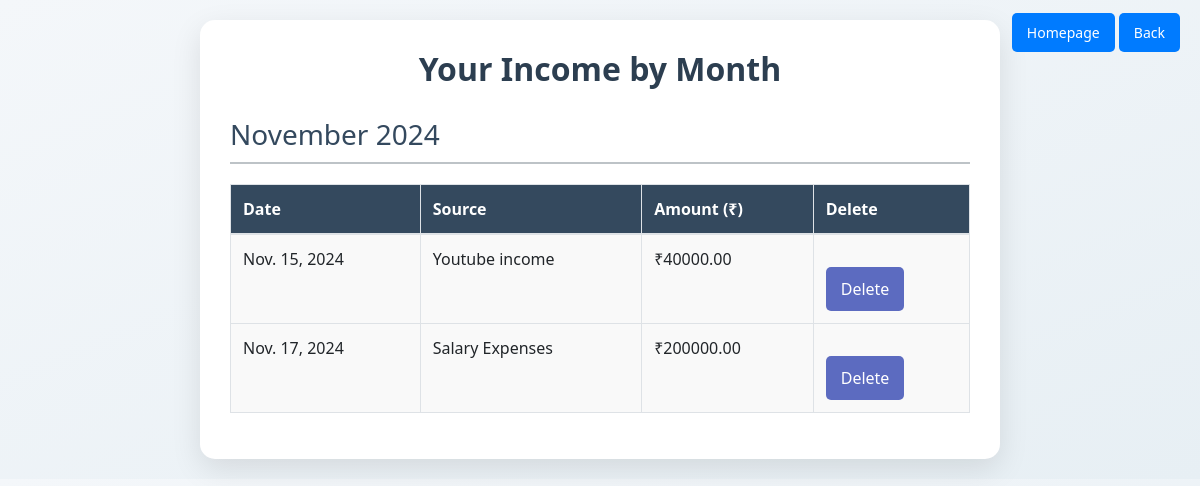
The app's page /view_income/ (signed in) with its own data.
### Expensiveapp/models.py (models this page shows, shortened)
class Income(models.Model):
    user = models.ForeignKey(users_register, on_delete=models.CASCADE)
    source = models.CharField(max_length=100,null=True,blank=True)
    amount = models.DecimalField(max_digits=10, decimal_places=2)
    date = models.DateField()

### Expensiveapp/views.py (the view)
# urls.py: path('view_income/',views.viewincome,name='view_income'),
def viewincome(request):
    if 'email' in request.session:
        mail = request.session['email']
        current_user = get_object_or_404(users_register, email_id=mail)
        income = Income.objects.filter(user=current_user).order_by('date')
        incomes_by_month = defaultdict(list)
        for record in income:
            month = DateFormat(record.date).format('F Y')
            incomes_by_month[month].append(record)
        context = {
            'incomes_by_month': dict(incomes_by_month),
        }
        return render(request, 'view_income.html', context)
    return redirect('add_income')

### Expensiveapp/templates/view_income.html (shortened to what this page needs)
<!DOCTYPE html>
<html lang="en">
<head>
    <link href="https://stackpath.bootstrapcdn.com/bootstrap/4.5.2/css/bootstrap.min.css" rel="stylesheet">
</head>
<body>
    <div class="homepage-btn-container">
        <a href="/usershome/" class="homepage-btn">Homepage</a>
        <a href="/view/" class="homepage-btn">Back</a>
    </div>
    <div class="container">
        <h2>Your Income by Month</h2>
        {% if incomes_by_month %}
            {% for month, incomes in incomes_by_month.items %}
                <h3>{{ month }}</h3>
                <table class="table table-bordered">
                    <thead>
                        <tr>
                            <th>Date</th>
                            <th>Source</th>
                            <th>Amount (₹)</th>
                            <th>Delete</th>
                        </tr>
                    </thead>
                    <tbody>
                        {% for income in incomes %}
                        <tr>
                            <td>{{ income.date }}</td>
                            <td>{{ income.source }}</td>
                            <td>₹{{ income.amount }}</td>
                            <td><a href="/delete_income/{{income.id}}"><button class="btn">Delete</button></a></td>
                        </tr>
                        {% endfor %}
                    </tbody>
                </table>
            {% endfor %}
        {% else %}
            <p>No income entries found for any month.</p>
        {% endif %}
    </div>
</body>
</html>

### Expensiveapp/templates/view_income.html (style rules this page uses)
body { font-family: 'Segoe UI', sans-serif; background: linear-gradient(to bottom right, #f4f7fa, #e7eff4); padding: 20px; }
.container { background-color: white; padding: 30px; border-radius: 15px; box-shadow: 0 10px 30px rgba(0, 0, 0, 0.1); max-width: 800px; margin: auto; }
h2 { color: #2c3e50; text-align: center; margin-bottom: 30px; font-weight: 600; }
h3 { color: #34495e; margin-top: 25px; border-bottom: 2px solid #bdc3c7; padding-bottom: 10px; }
table { margin-top: 20px; border-collapse: collapse; width: 100%; font-size: 16px; }
th, td { padding: 15px; text-align: left; border-bottom: 1px solid #ddd; }
th { background-color: #34495e; color: white; font-weight: bold; }
td { background-color: #f9f9f9; }
.btn { margin-top: 20px; background-color: #5c6bc0; color: white; border: none; padding: 10px 15px; border-radius: 5px; cursor: pointer; transition: background-color 0.3s ease, transform 0.3s ease; }
.homepage-btn-container { position: absolute; top: 20px; right: 20px; }
.homepage-btn { background-color: #007bff; color: white; padding: 10px 15px; border: none; border-radius: 5px; font-size: 14px; cursor: pointer; text-decoration: none; transition: background-color 0.3s ease; }

### records on screen
Income: month "November 2024", date "Nov. 15, 2024", source "Youtube income", amount "40000.00"
Income: date "Nov. 17, 2024", source "Salary Expenses", amount "200000.00"
